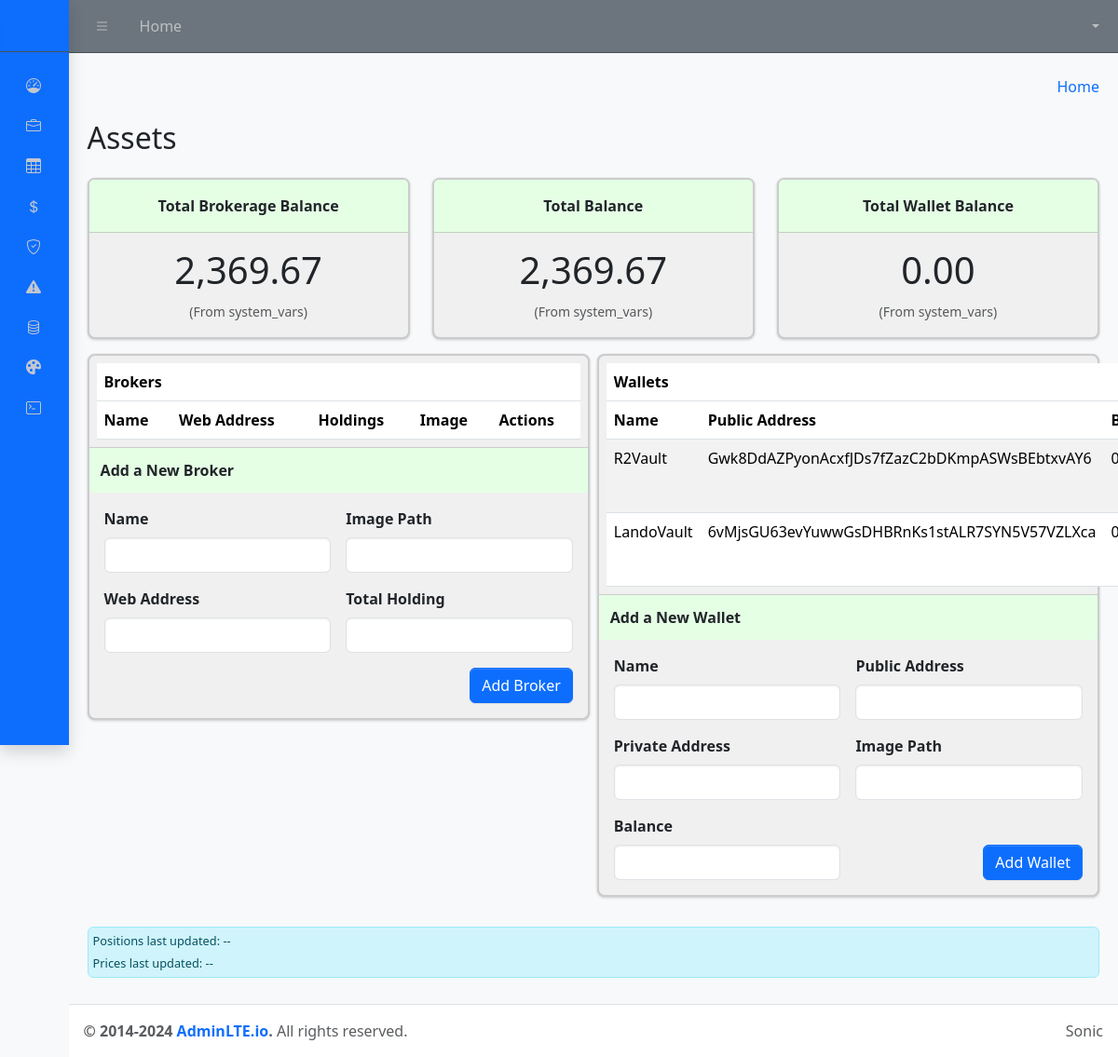
Before: /assets with the older database file.
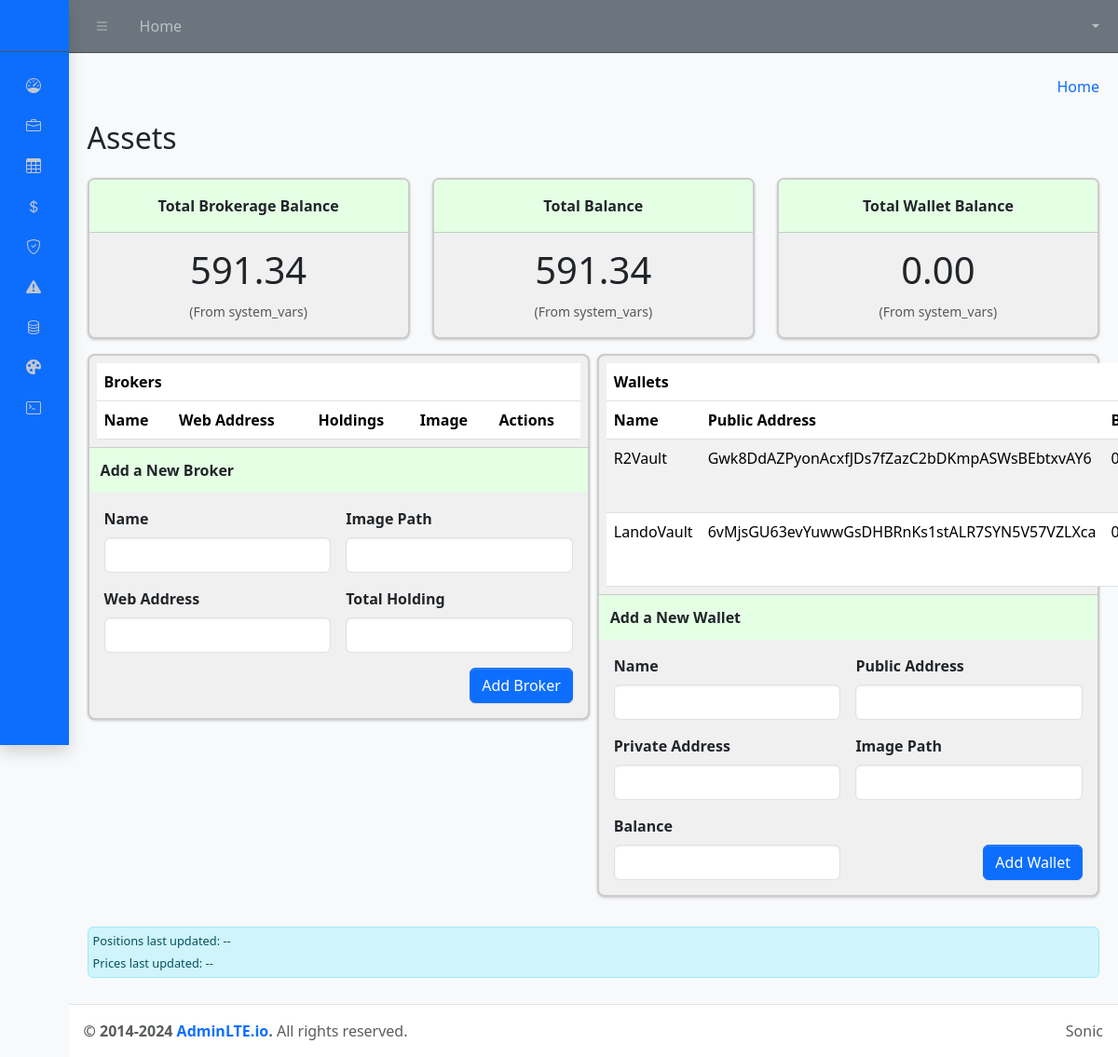
After: the same page with the newer database file.
### tables this page shows
CREATE TABLE system_vars (
                    id INTEGER PRIMARY KEY,
                    last_update_time_positions DATETIME,
                    last_update_positions_source TEXT,
                    last_update_time_prices DATETIME,
                    last_update_prices_source TEXT
                , last_update_time_jupiter DATETIME, last_update_jupiter_source TEXT, total_brokerage_balance REAL DEFAULT 0.0, total_wallet_balance REAL DEFAULT 0.0, total_balance REAL DEFAULT 0.0);

CREATE TABLE wallets (
        name TEXT PRIMARY KEY,
        public_address TEXT,
        private_address TEXT,
        image_path TEXT,
        balance REAL DEFAULT 0.0
    );

### launch_pad.py (the view)
@app.route("/assets")
def assets():
    dl = DataLocker.get_instance(DB_PATH)
    balance_vars = dl.get_balance_vars()
    total_brokerage_balance = balance_vars.get("total_brokerage_balance", 0.0)
    total_wallet_balance = balance_vars.get("total_wallet_balance", 0.0)
    total_balance = balance_vars.get("total_balance", 0.0)
    brokers = dl.read_brokers()
    wallets = dl.read_wallets()
    return render_template("assets.html",
                           total_brokerage_balance=total_brokerage_balance,
                           total_wallet_balance=total_wallet_balance,
                           total_balance=total_balance,
                           brokers=brokers,
                           wallets=wallets)

### data/data_locker.py (called while the page is built, shortened)
    @classmethod
    def get_instance(cls, db_path: Optional[str] = None) -> 'DataLocker':
        if cls._instance is None:
            cls._instance = cls(db_path)
        return cls._instance

    def _init_sqlite_if_needed(self):
        db_dir = os.path.dirname(self.db_path)
        if db_dir and not os.path.exists(db_dir):
            os.makedirs(db_dir, exist_ok=True)
            self.logger.debug(f"Created directory for DB: {db_dir}")
        if self.conn is None:
            self.conn = sqlite3.connect(self.db_path, check_same_thread=False)
            self.conn.row_factory = sqlite3.Row
        if self.cursor is None:
            self.cursor = self.conn.cursor()

    def get_balance_vars(self) -> dict:
        self._init_sqlite_if_needed()
        row = self.cursor.execute("""
            SELECT
              total_brokerage_balance,
              total_wallet_balance,
              total_balance
            FROM system_vars
            WHERE id=1
        """).fetchone()
        if not row:
            return {
                "total_brokerage_balance": 0.0,
                "total_wallet_balance": 0.0,
                "total_balance": 0.0
            }
        return {
            "total_brokerage_balance": row["total_brokerage_balance"] or 0.0,
            "total_wallet_balance": row["total_wallet_balance"] or 0.0,
            "total_balance": row["total_balance"] or 0.0
        }

    def read_wallets(self) -> List[dict]:
        self._init_sqlite_if_needed()
        self.cursor.execute("SELECT * FROM wallets")
        rows = self.cursor.fetchall()
        results = []
        for r in rows:
            results.append({
                "name": r["name"],
                "public_address": r["public_address"],
                "private_address": r["private_address"],
                "image_path": r["image_path"],
                "balance": float(r["balance"])
            })
        return results

    def read_brokers(self) -> List[dict]:
        self._init_sqlite_if_needed()
        self.cursor.execute("SELECT * FROM brokers")
        rows = self.cursor.fetchall()
        results = []
        return results

### templates/assets.html (shortened to what this page needs)
{% extends "base.html" %}
{% block content %}
<h2 class="text-dark mb-4">Assets</h2>
<div class="row row-cols-1 row-cols-md-3 g-4 mb-3">
  <div class="col">
    <div class="card price-box h-100">
      <div class="card-header">Total Brokerage Balance</div>
      <div class="card-body text-center">
        <div class="display-4 mb-2">
          {{ "{:,.2f}".format(total_brokerage_balance) }}
        </div>
        <small class="text-muted">(From system_vars)</small>
      </div>
    </div>
  </div>
  <div class="col">
    <div class="card price-box h-100 highlighted-balance">
      <div class="card-header">Total Balance</div>
      <div class="card-body text-center">
        <div class="display-4 mb-2">
          {{ "{:,.2f}".format(total_balance) }}
        </div>
        <small class="text-muted">(From system_vars)</small>
      </div>
    </div>
  </div>
  <div class="col">
    <div class="card price-box h-100">
      <div class="card-header">Total Wallet Balance</div>
      <div class="card-body text-center">
        <div class="display-4 mb-2">
          {{ "{:,.2f}".format(total_wallet_balance) }}
        </div>
        <small class="text-muted">(From system_vars)</small>
      </div>
    </div>
  </div>
</div>
<div class="row g-2">
  <div class="col-md-6">
    <div class="card assets-card">
      <div class="card-body p-2">
        <table class="table table-striped w-100 mb-0 assets-table">
          <thead>
            <tr class="title-row">
              <th colspan="5">Brokers</th>
            </tr>
            <tr>
              <th>Name</th>
              <th>Web Address</th>
              <th>Holdings</th>
              <th>Image</th>
              <th>Actions</th>
            </tr>
          </thead>
        </table>
      </div>
      <div class="subheading">Add a New Broker</div>
      <div class="card-body">
        <form method="POST" action="{{ url_for('add_broker') }}">
          <div class="row g-3">
            <div class="col-md-6">
              <label class="form-label fw-bold">Name</label>
              <input type="text" name="name" class="form-control" required>
            </div>
            <div class="col-md-6">
              <label class="form-label fw-bold">Image Path</label>
              <input type="text" name="image_path" class="form-control">
            </div>
            <div class="col-md-6">
              <label class="form-label fw-bold">Web Address</label>
              <input type="text" name="web_address" class="form-control">
            </div>
            <div class="col-md-6">
              <label class="form-label fw-bold">Total Holding</label>
              <input type="number" step="0.01" name="total_holding" class="form-control">
            </div>
            <div class="col-md-12 d-flex justify-content-end">
              <button type="submit" class="btn btn-primary">Add Broker</button>
            </div>
          </div>
        </form>
      </div>
    </div>
  </div>
  <div class="col-md-6">
    <div class="card assets-card">
      <div class="card-body p-2">
        <table class="table table-striped w-100 mb-0 assets-table">
          <thead>
            <tr class="title-row">
              <th colspan="5">Wallets</th>
            </tr>
            <tr>
              <th>Name</th>
              <th>Public Address</th>
              <th>Balance</th>
            </tr>
          </thead>
          <tbody>
            {% for w in wallets %}
            <tr>
              <td>{{ w.name }}</td>
              <td>{{ w.public_address }}</td>
              <td>{{ "{:,.2f}".format(w.balance) }}</td>
            </tr>
            {% endfor %}
          </tbody>
        </table>
      </div>
      <div class="subheading">Add a New Wallet</div>
      <div class="card-body">
        <form method="POST" action="{{ url_for('add_wallet') }}">
          <div class="row g-3">
            <div class="col-md-6">
              <label class="form-label fw-bold">Name</label>
              <input type="text" name="name" class="form-control" required>
            </div>
            <div class="col-md-6">
              <label class="form-label fw-bold">Public Address</label>
              <input type="text" name="public_address" class="form-control">
            </div>
            <div class="col-md-6">
              <label class="form-label fw-bold">Private Address</label>
              <input type="text" name="private_address" class="form-control">
            </div>
            <div class="col-md-6">
              <label class="form-label fw-bold">Image Path</label>
              <input type="text" name="image_path" class="form-control">
            </div>
            <div class="col-md-6">
              <label class="form-label fw-bold">Balance</label>
              <input type="number" step="0.01" name="balance" class="form-control">
            </div>
            <div class="col-md-6 d-flex align-items-end justify-content-end">
              <button type="submit" class="btn btn-primary">Add Wallet</button>
            </div>
          </div>
        </form>
      </div>
    </div>
  </div>
</div>
{% endblock content %}

### templates/base.html (shortened to what this page needs)
<!doctype html>
<html lang="en">
  <head>
    <link rel="stylesheet" href="https://cdn.jsdelivr.net/npm/@fontsource/source-sans-3@5.0.12/index.css" />
    <link rel="stylesheet" href="https://cdn.jsdelivr.net/npm/overlayscrollbars@2.10.1/styles/overlayscrollbars.min.css" />
    <link rel="stylesheet" href="https://cdn.jsdelivr.net/npm/bootstrap-icons@1.11.3/font/bootstrap-icons.min.css" />
    <link rel="stylesheet" href="{{ url_for('static', filename='AdminLTE/dist/css/adminlte.css') }}" />
  </head>
  <body class="layout-fixed sidebar-expand-lg sidebar-mini sidebar-collapse bg-body-tertiary">
    <div class="app-wrapper">
      <nav class="app-header navbar navbar-expand {% if theme.navbar.bg %}{{ theme.navbar.bg }}{% else %}bg-body{% endif %}" data-bs-theme="{{ theme.navbar.color_mode }}">
        <div class="container-fluid">
          <ul class="navbar-nav">
            <li class="nav-item">
              <a class="nav-link" data-lte-toggle="sidebar" href="#" role="button">
                <i class="bi bi-list"></i>
              </a>
            </li>
            <li class="nav-item">
              <a class="nav-link" href="{{ url_for('index') }}">Home</a>
            </li>
          </ul>
          <ul class="navbar-nav ms-auto">
            <li class="nav-item dropdown">
              <button class="btn btn-link nav-link py-2 px-0 px-lg-2 dropdown-toggle d-flex align-items-center" id="bd-theme" type="button" data-bs-toggle="dropdown" data-bs-display="static" aria-expanded="false">
              </button>
            </li>
          </ul>
        </div>
      </nav>
      <aside class="app-sidebar shadow {% if theme.sidebar.bg %}{{ theme.sidebar.bg }}{% else %}bg-body-secondary{% endif %}" data-bs-theme="{{ theme.sidebar.color_mode }}">
        <div class="sidebar-brand">
          <a href="{{ url_for('index') }}" class="brand-link">
            <img src="{{ url_for('static', filename='images/corner_logo_owl.jpg') }}" alt="Sonic Logo" class="brand-image rounded-circle shadow" />
          </a>
        </div>
        <div class="sidebar-wrapper">
          <nav class="mt-2">
            <ul class="nav sidebar-menu flex-column" data-lte-toggle="treeview" role="menu" data-accordion="false">
              <li class="nav-item">
                <a href="{{ url_for('index') }}" class="nav-link">
                  <i class="nav-icon bi bi-speedometer"></i>
                </a>
              </li>
              <li class="nav-item">
                <a href="{{ url_for('positions.position_trends') }}" class="nav-link">
                  <i class="nav-icon bi bi-briefcase"></i>
                </a>
              </li>
              <li class="nav-item">
                <a href="{{ url_for('positions.positions_table') }}" class="nav-link">
                  <i class="nav-icon bi bi-table"></i>
                </a>
              </li>
              <li class="nav-item">
                <a href="{{ url_for('prices.price_charts') }}" class="nav-link">
                  <i class="nav-icon bi bi-currency-dollar"></i>
                </a>
              </li>
              <li class="nav-item">
                <a href="{{ url_for('positions.heat_report') }}" class="nav-link">
                  <i class="nav-icon bi bi-shield-check"></i>
                </a>
              </li>
              <li class="nav-item">
                <a href="{{ url_for('alerts_bp.alert_config_page') }}" class="nav-link">
                  <i class="nav-icon bi bi-exclamation-triangle-fill"></i>
                </a>
              </li>
              <li class="nav-item">
                <a href="{{ url_for('database_viewer') }}" class="nav-link">
                  <i class="nav-icon bi bi-database"></i>
                </a>
              </li>
              <li class="nav-item">
                <a href="{{ url_for('theme_options') }}" class="nav-link">
                  <i class="nav-icon bi bi-palette-fill"></i>
                </a>
              </li>
              <li class="nav-item">
                <a href="{{ url_for('console_view') }}" class="nav-link">
                  <i class="nav-icon bi bi-terminal"></i>
                </a>
              </li>
            </ul>
          </nav>
        </div>
      </aside>
      <main class="app-main">
        <div class="app-content-header">
          <div class="container-fluid">
            <div class="row">
              <div class="col-sm-6">
              </div>
              <div class="col-sm-6">
                <ol class="breadcrumb float-sm-end">
                  <li class="breadcrumb-item"><a href="{{ url_for('index') }}">Home</a></li>
                </ol>
              </div>
            </div>
          </div>
        </div>
        <div class="app-content">
          <div class="container-fluid">
            {% block content %}{% endblock %}
            <div id="updateInfo" class="alert alert-info mt-3" role="alert" style="font-size: 0.8rem; padding: 5px;">
              <p class="mb-1">Positions last updated: <span id="last_update_time_positions">--</span></p>
              <p class="mb-0">Prices last updated: <span id="last_update_time_prices">--</span></p>
            </div>
          </div>
        </div>
      </main>
      <footer class="app-footer">
        <div class="float-end d-none d-sm-inline">Sonic</div>
        <strong>&copy; 2014-2024 <a href="https://adminlte.io" class="text-decoration-none">AdminLTE.io</a>.</strong> All rights reserved.
      </footer>
    </div>
  </body>
</html>

### templates/assets.html (style rules this page uses)
.price-box.card { background-color: #F0F0F0 !important; border: 2px solid #ccc; border-radius: 8px; }
.price-box .card-header { background-color: #e5ffe5 !important; font-weight: bold; text-align: center; }
.price-box .display-4 { font-size: 2.5rem; }
.highlighted-balance { background-color: #ffe5e5 !important; }
.assets-card { background-color: #F0F0F0 !important; border: 2px solid #ccc; border-radius: 8px; margin-bottom: 1rem; }
.assets-table thead tr.title-row { background-color: #f0e5ff !important; font-weight: bold; }
.assets-table.table-striped tbody tr:nth-of-type(odd) { background-color: rgba(0, 0, 0, 0.05); }
.subheading { background-color: #e5ffe5 !important; font-weight: bold; padding: 0.75rem; border-top: 1px solid #ccc; }

Changed rows visible on the page:
changed system_vars: total_brokerage_balance "2,369.67" → "591.34"; total_balance "2,369.67" → "591.34"
